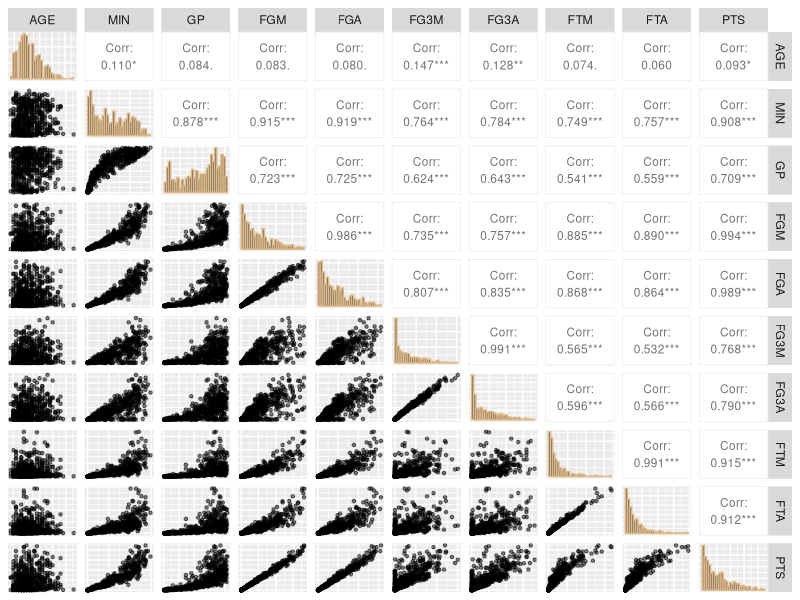
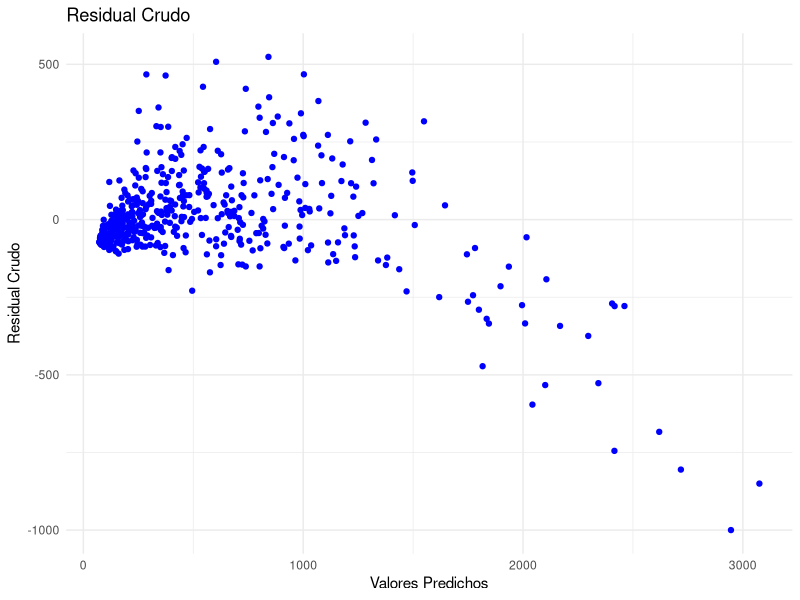
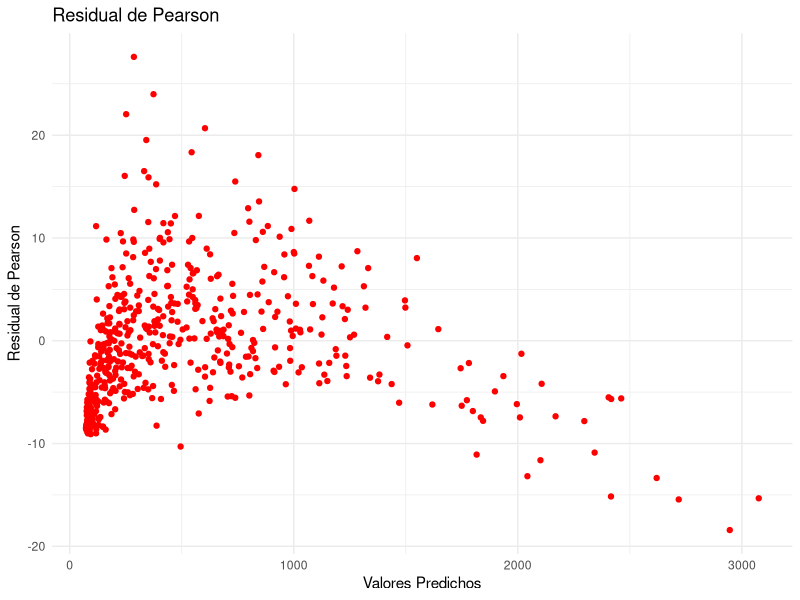
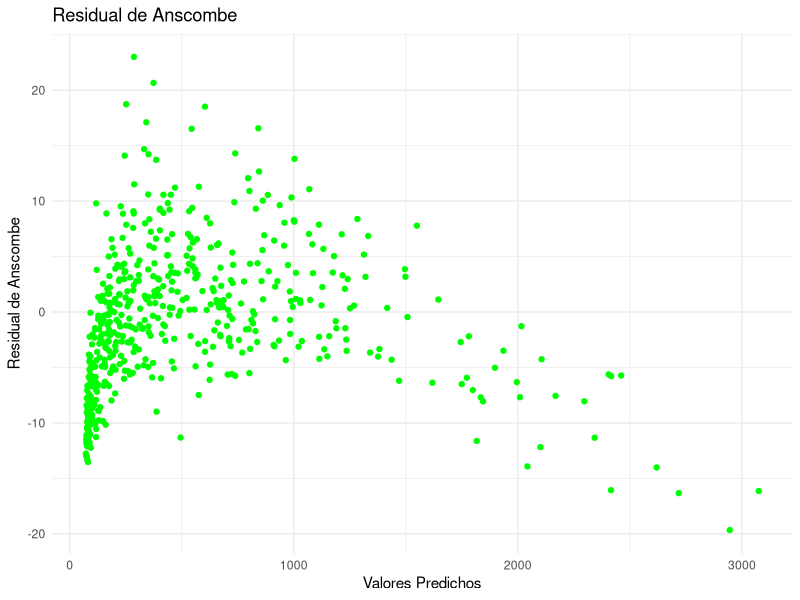
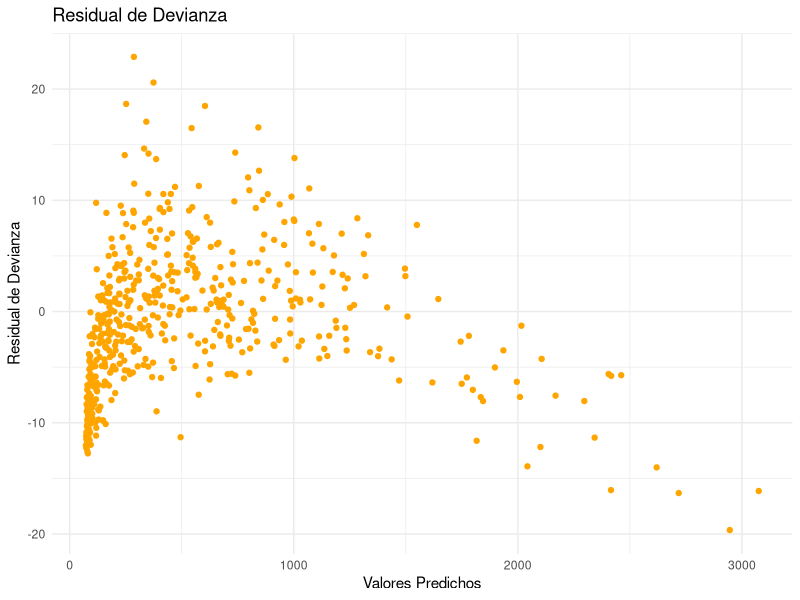
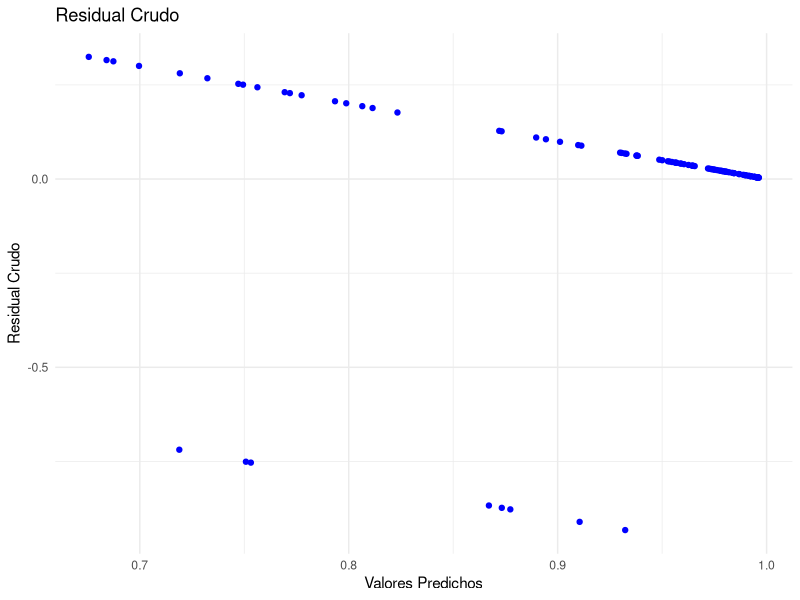
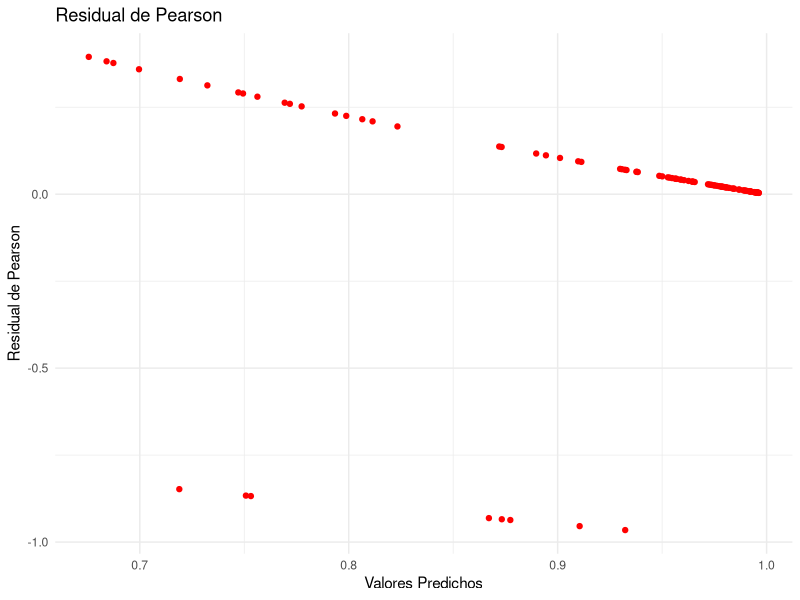
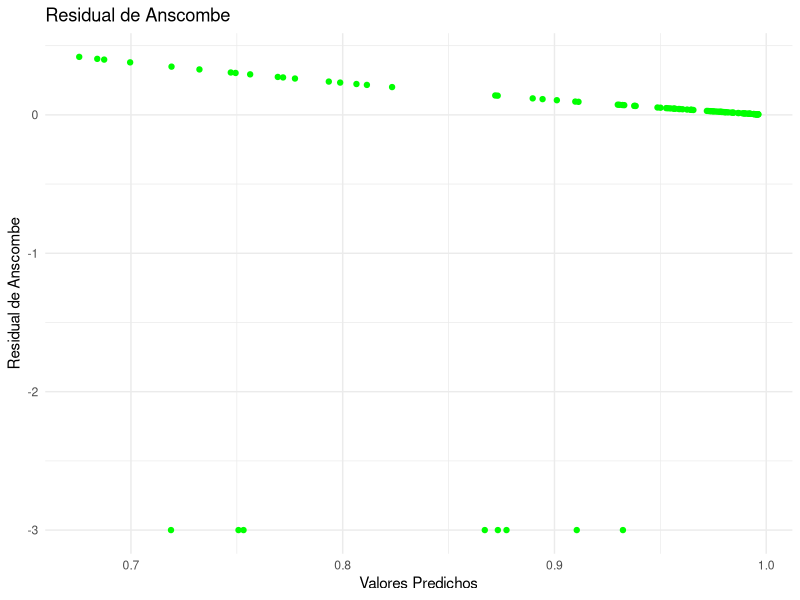

These charts were generated, in order, by the following R code:
## ---- chunk 1
rm(list = ls())
## ---- chunk 2
#| output: false

library(GGally)
library(ggplot2)
library(dplyr)
library(readxl)
## ---- chunk 3
# seleccionamos las variables de interés

players <- read_excel("players_202223.xlsx") %>% 
  select(AGE, MIN, GP, FGM, FGA, FG3M, FG3A, FTM, FTA, PTS)
## ---- chunk 4
#| message: false
#| out-width: 100%

players %>%
  ggpairs(
    upper = list(continuous = wrap("cor", size = 3)),
    diag = list(continuous = wrap("barDiag", colour = "burlywood")),
    lower = list(continuous = wrap("points", alpha = 0.5, shape = 20, 
                                   fill = "lightblue")),
    axisLabels = "none")
## ---- chunk 5
x1 <- players %>% select(-last_col())
X <- model.matrix(~ ., data = x1) # Matriz diseño, con intercepto
y <- players$PTS # Variable respuesta
## ---- chunk 6
# Creación de la función

fisher_scoring_poisson <- function(y, X, beta_init, tol = 1e-7, max_iter = 100){
  # Nombramos un objeto donde se guardará el beta inicial (beta_init)
  beta <- beta_init
  # iniciamos el bucle 
  for (iter in 1:max_iter){
    # creamos un objeto "eta" que será la parte sistemática del modelo
    eta <- X %*% beta
    # creamos un objeto "mu" donde se guarda el despeje de la media de "eta"
    mu <- exp(eta)
    # creamos la matriz diagonal "W"
    W <- diag(as.vector(mu))
    # creamos el objeto z (variable de trabajo y^~)
    z <- eta + (y - mu) / mu
    # obtenemos el nuevo beta
    beta_new <- solve(t(X) %*% W %*% X) %*% (t(X) %*% W %*% z)
    
    # guardamos la matriz de varianzas y covarianzas de los betas
    
    cov_beta <- solve(t(X) %*% W %*% X)
    
    if (max(abs(beta_new - beta)) < tol) {
      message("El algoritmo convergió en la iteración ", iter)
      mu_hat <- as.vector(exp(X %*% beta_new))
      # residual crudo
      residual <- y - mu_hat
      # residual de pearson
      residual_pearson <- (y - mu_hat) / sqrt(mu_hat)
      #Residual Anscombe
      residual_anscombe <- (3/2) * (y^(2/3) - mu_hat^(2/3)) / (mu_hat^(1/6))
      # Residual de devianza
      residual_deviance <- sign(y - mu_hat) * sqrt(2 * (y * log(ifelse(y == 0, 1, y / mu_hat)) - (y - mu_hat)))
      return(list( beta = as.vector(beta_new), predichos = mu_hat, covarianza = cov_beta, residual = residual,
                   residual_pearson = residual_pearson,
                   residual_anscombe = residual_anscombe,
                   residual_deviance = residual_deviance))
    }
    
    beta <- beta_new
  }
  warning("El algoritmo no convergió")
  return(NULL)
}
## ---- chunk 7
# Ejecutamos la función

beta_inicial <- c(log(mean(y)), rep(0, ncol(X)-1)) # beta inicial
regresion_poisson <- fisher_scoring_poisson(y = y, X = X, beta_init = beta_inicial)

# Estimación de los parámetros del modelo

names(regresion_poisson$beta) <- c("Intercept", "AGE", "MIN", "GP", "FGM", "FGA", "FG3M", "FG3A", "FTM", "FTA")
regresion_poisson$beta
## ---- chunk 8
modelo_poisson_glm <- glm(y ~ X - 1, family = poisson(link = "log"))

names(modelo_poisson_glm$coefficients) <- names(regresion_poisson$beta)
modelo_poisson_glm$coefficients
## ---- chunk 9
all.equal(regresion_poisson$beta, modelo_poisson_glm$coefficients)
## ---- chunk 10
all.equal(regresion_poisson$covarianza, vcov(modelo_poisson_glm))
## ---- chunk 11
sqrt(diag(regresion_poisson$covarianza))
sqrt(diag(vcov(modelo_poisson_glm)))
## ---- chunk 12
df_residuals <- data.frame(
    predichos = regresion_poisson$predichos,
    residual = regresion_poisson$residual,
    residual_pearson = regresion_poisson$residual_pearson,
    residual_anscombe = regresion_poisson$residual_anscombe,
    residual_deviance = regresion_poisson$residual_deviance
  )
## ---- chunk 13
# Gráfico de los tres tipos de residuales

p1 <- ggplot(df_residuals, aes(x = predichos, y = residual)) +
    geom_point(color = 'blue') +
    labs(title = 'Residual Crudo', x = 'Valores Predichos', y = 'Residual Crudo') +
    theme_minimal()

p2 <- ggplot(df_residuals, aes(x = predichos, y = residual_pearson)) +
    geom_point(color = 'red') +
    labs(title = 'Residual de Pearson', x = 'Valores Predichos', y = 'Residual de Pearson') +
    theme_minimal()

p3 <- ggplot(df_residuals, aes(x = predichos, y = residual_anscombe)) +
    geom_point(color = 'green') +
    labs(title = 'Residual de Anscombe', x = 'Valores Predichos', y = 'Residual de Anscombe') +
    theme_minimal()

p4 <- ggplot(df_residuals, aes(x = predichos, y = residual_deviance)) +
    geom_point(color = 'orange') +
    labs(title = 'Residual de Devianza', x = 'Valores Predichos', y = 'Residual de Devianza') +
    theme_minimal()
## ---- chunk 14
#| layout-ncol: 2
#| out-width: 100%

p1; p2; p3; p4
## ---- chunk 15
## Población binomial
# Parámetros
set.seed(1040)
n <- 100
beta <- c(1, 0.5)
## ---- chunk 16
# Simulación de datos
xbin <- runif(n, min = 0, max = 10)
X2 <- model.matrix(~ xbin)  # Incluye intercepto automáticamente
eta <- X2 %*% beta
## ---- chunk 17
# Dataset simulado
pi <- exp(eta)/(1+exp(eta))
yb <- c()
for (i in 1:n) {
  yb[i] <- rbinom(1,size = 1,prob = pi[i])
}

data_bin <- tibble(y = yb, x = xbin)
## ---- chunk 18
# Creación de la función
fisher_scoring_binomial <- function(y, X, beta_init, tol = 1e-5, max_iter = 100) {
  beta <- beta_init
  for (iter in 1:max_iter) {
    eta <- X %*% beta
    
    pi <- exp(eta) / (1 + exp(eta))
    
    W <- diag(as.vector(pi * (1 - pi)))
    
    z <- eta + (y - pi) / (pi * (1 - pi))
    
    beta_new <- tryCatch({
      solve(t(X) %*% W %*% X) %*% (t(X) %*% W %*% z)
    }, error = function(e) {
      stop("Fallo al invertir la matriz. ¿X tiene multicolinealidad?")
    })
    
    # guardamos la matriz de varianzas y covarianzas de los betas
    cov_beta <- solve(t(X) %*% W %*% X)
    
    if (max(abs(beta_new - beta), na.rm = TRUE) < tol) {
      message("Convergió en iteración ", iter)
      pi_hat <- exp(X%*%beta_new) / (1 + exp(X%*%beta_new))
      # Resdiaul crudo
      residual <- y-pi_hat
      # Residual de pearson
      residual_pearson <- (y - pi_hat) / sqrt(pi_hat)
      # Residual de Anscombe
      residual_anscombe <- 3*(y^(1/3)-pi_hat^(1/3))/(pi_hat^(1/3))
      # Residual de devianza
      dev <- sqrt(2*(y*log(y/pi_hat)-y+pi_hat))
      residual_deviance <- sign(y - pi_hat) * sqrt(dev)
      return(list(beta = as.vector(beta_new), predichos = pi_hat,
                  covarianza = cov_beta,
                  residual = residual,
                  residual_pearson = residual_pearson,
                  residual_anscombe = residual_anscombe,
                  residual_deviance = residual_deviance))
    }
    
    beta <- beta_new
  }
  warning("No convergió")
  return(as.vector(beta))
}
## ---- chunk 19
# Ejecutamos la función

beta_binomial <- fisher_scoring_binomial(y = yb, X = X2, 
                                         beta_init = rep(0.01, ncol(X2)))

# Estimación de los parámetros del modelo

names(beta_binomial$beta) <- colnames(X2)
beta_binomial$beta
## ---- chunk 20
modelo_logistico <- glm(yb ~ X2 - 1, family = binomial(link = "logit"))

modelo_logistico$coefficients
## ---- chunk 21
beta_binomial$covarianza; vcov(modelo_logistico)
## ---- chunk 22
df_residuals <- data.frame(
    predichos = beta_binomial$predichos,
    residual = beta_binomial$residual,
    residual_pearson = beta_binomial$residual_pearson,
    residual_anscombe = beta_binomial$residual_anscombe,
    residual_deviance = beta_binomial$residual_deviance
  )
## ---- chunk 23
# Gráfico de los tres tipos de residuales

p1 <- ggplot(df_residuals, aes(x = predichos, y = residual)) +
    geom_point(color = 'blue') +
    labs(title = 'Residual Crudo', x = 'Valores Predichos', y = 'Residual Crudo') +
    theme_minimal()

p2 <- ggplot(df_residuals, aes(x = predichos, y = residual_pearson)) +
    geom_point(color = 'red') +
    labs(title = 'Residual de Pearson', x = 'Valores Predichos', y = 'Residual de Pearson') +
    theme_minimal()

p3 <- ggplot(df_residuals, aes(x = predichos, y = residual_anscombe)) +
    geom_point(color = 'green') +
    labs(title = 'Residual de Anscombe', x = 'Valores Predichos', y = 'Residual de Anscombe') +
    theme_minimal()

p4 <- ggplot(df_residuals, aes(x = predichos, y = residual_deviance)) +
    geom_point(color = 'orange') +
    labs(title = 'Residual de Devianza', x = 'Valores Predichos', y = 'Residual de Devianza') +
    theme_minimal()
## ---- chunk 24
#| layout-ncol: 2
#| out-width: 100%

p1; p2; p3; p4
## ---- chunk 25
TURB=c(300,250,190,160,560,150,160,270,450,210,420,550,1200,420,500,150,200,390,380,140,170,1110,140,150,870,720,430,550)

COL=c(100,100,50,70,200,100,100,70,130,100,100,250,250,100,120,75,50,140,120,50,110,100,80,90,150,200,100,200)

ALCA=c(49,43,51,52,44,48,55,43,56,51,46,65,43,53,48,45,52,52,39,54,52,51,55,50,49,44,48,40)

PH=c(8.33,7.64,7.62,7.62,8.19,7.90,7.60,8.07,7.53,7.72,7.90,7.68,7.93,7.90,8.01,7.71,7.66,8.09,8.17,8.16,7.58,8.06,7.51,7.56,7.60,8.18,7.20,7.55)

TEM=c(25,27,28,26,25,26,26,24,27,27,26,27,26,26,27,27,26,27,26,25,27,23,27,27,27,23,26,27)

POL=c(0,0,0,0,0,0,0,0,0,0,1,1,1,1,0,0,0,0,0,0,0,1,0,0,1,1,1,1)

Xbin2 <- model.matrix(~ TURB+COL+ALCA+PH+TEM)

regresión_logistica_agua <- fisher_scoring_binomial(y = POL,X = Xbin2, beta_init = c(log(mean(POL)/(1-mean(POL))), rep(0, ncol(Xbin2)-1)),
                        max_iter = 500)

mode1<-glm(formula = POL ~ TURB+PH, family = binomial)
mode2<-glm(formula = POL ~ TURB, family = binomial)
summary(mode1)
summary(mode2)
r1=resid(mode1, type='deviance')
r2=resid(mode2, type='deviance')
## ---- chunk 26
## Población binomial
# Parámetros
set.seed(1040)
n <- 100
beta <- c(1, 0.5)
## ---- chunk 27
# Simulación de datos
xbin <- runif(n, min = 0, max = 10)
X2 <- model.matrix(~ xbin)  # Incluye intercepto automáticamente
eta <- X2 %*% beta
## ---- chunk 28
# Dataset simulado
pi <- exp(eta)/(1+exp(eta))
yb <- c()
for (i in 1:n) {
  yb[i] <- rbinom(1,size = 1,prob = pi[i])
}

data_bin <- tibble(y = yb, x = xbin)
## ---- chunk 29
# Creación de la función
fisher_scoring_binomial <- function(y, X, beta_init, tol = 1e-5, max_iter = 100) {
  beta <- beta_init
  for (iter in 1:max_iter) {
    eta <- X %*% beta
    
    pi <- exp(eta) / (1 + exp(eta))
    
    W <- diag(as.vector(pi * (1 - pi)))
    
    z <- eta + (y - pi) / (pi * (1 - pi))
    
    beta_new <- tryCatch({
      solve(t(X) %*% W %*% X) %*% (t(X) %*% W %*% z)
    }, error = function(e) {
      stop("Fallo al invertir la matriz. ¿X tiene multicolinealidad?")
    })
    
    if (max(abs(beta_new - beta), na.rm = TRUE) < tol) {
      message("Convergió en iteración ", iter)
      pi_hat <- exp(X%*%beta_new) / (1 + exp(X%*%beta_new))
      # Resdiaul crudo
      residual <- y-pi_hat
      # Residual de pearson
      residual_pearson <- (y - pi_hat) / sqrt(pi_hat)
      # Residual de Anscombe
      residual_anscombe <- 3*(y^(1/3)-pi_hat^(1/3))/(pi_hat^(1/3))
      # Residual de devianza
      dev <- sqrt(2*(y*log(y/pi_hat)-y+pi_hat))
      residual_deviance <- sign(y - pi_hat) * sqrt(dev)
      return(list(beta = as.vector(beta_new), residual = residual,
                  residual_pearson = residual_pearson,
                  residual_anscombe = residual_anscombe,
                  residual_deviance = residual_deviance))
    }
    
    beta <- beta_new
  }
  warning("No convergió")
  return(as.vector(beta))
}

beta_binomial <- fisher_scoring_binomial(y = yb, X = X2, 
                                         beta_init = rep(0.01, ncol(X2)))

names(beta_binomial) <- colnames(X2)
beta_binomial
## ---- chunk 30
modelo_logistico <- glm(yb ~ X2 - 1, family = binomial(link = "logit"))

modelo_logistico$coefficients
## ---- chunk 31
TURB=c(300,250,190,160,560,150,160,270,450,210,420,550,1200,420,500,150,200,390,380,140,170,1110,140,150,870,720,430,550)
COL=c(100,100,50,70,200,100,100,70,130,100,100,250,250,100,120,75,50,140,120,50,110,100,80,90,150,200,100,200)
ALCA=c(49,43,51,52,44,48,55,43,56,51,46,65,43,53,48,45,52,52,39,54,52,51,55,50,49,44,48,40)
PH=c(8.33,7.64,7.62,7.62,8.19,7.90,7.60,8.07,7.53,7.72,7.90,7.68,7.93,7.90,8.01,7.71,7.66,8.09,8.17,8.16,7.58,8.06,7.51,7.56,7.60,8.18,7.20,7.55)
TEM=c(25,27,28,26,25,26,26,24,27,27,26,27,26,26,27,27,26,27,26,25,27,23,27,27,27,23,26,27)
POL=c(0,0,0,0,0,0,0,0,0,0,1,1,1,1,0,0,0,0,0,0,0,1,0,0,1,1,1,1)
Xbin2 <- model.matrix(~ TURB+COL+ALCA+PH+TEM)
fisher_scoring_binomial(y = POL,X = Xbin2,beta_init = c(log(mean(POL)/(1-mean(POL))), rep(0, ncol(Xbin2)-1)),
                        max_iter = 500)
mode1<-glm(formula = POL ~ TURB+PH, family = binomial)
mode2<-glm(formula = POL ~ TURB, family = binomial)
summary(mode1)
summary(mode2)
r1=resid(mode1, type='deviance')
r2=resid(mode2, type='deviance')
